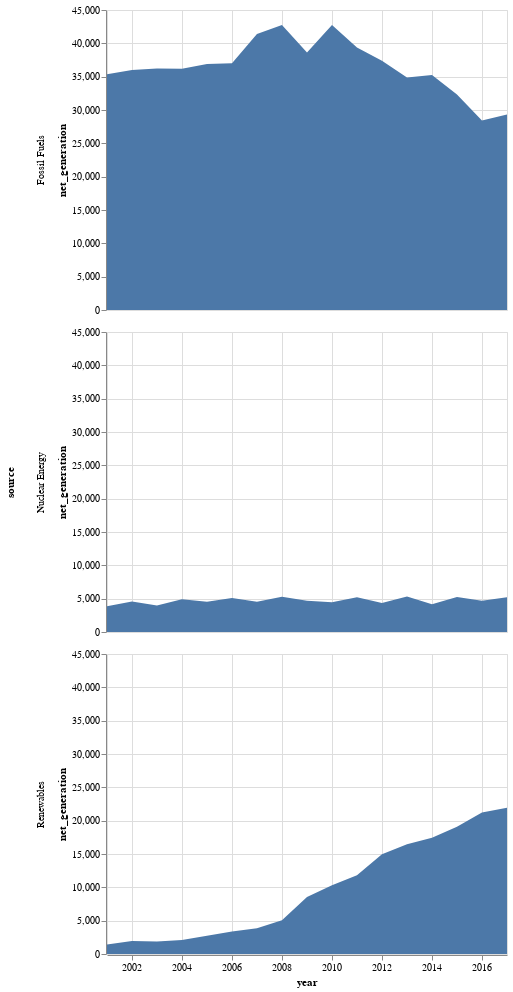

Source (notebook cell):
### Code cell
alt.Chart(data).mark_area().encode(
    x="year:T",
    y="net_generation:Q",
    row="source:N"
)

### Figure 1 — Vega-Lite specification as saved in the notebook (floating-point values rounded to 4 significant figures)
{"$schema": "https://vega.github.io/schema/vega-lite/v2.4.1.json", "config": {"view": {"height": 300, "width": 400}}, "data": {"values": [{"net_generation": 35361, "source": "Fossil Fuels", "year": "2001-01-01"}, {"net_generation": 35991, "source": "Fossil Fuels", "year": "2002-01-01"}, {"net_generation": 36234, "source": "Fossil Fuels", "year": "2003-01-01"}, {"net_generation": 36205, "source": "Fossil Fuels", "year": "2004-01-01"}, {"net_generation": 36883, "source": "Fossil Fuels", "year": "2005-01-01"}, {"net_generation": 37014, "source": "Fossil Fuels", "year": "2006-01-01"}, {"net_generation": 41389, "source": "Fossil Fuels", "year": "2007-01-01"}, {"net_generation": 42734, "source": "Fossil Fuels", "year": "2008-01-01"}, {"net_generation": 38620, "source": "Fossil Fuels", "year": "2009-01-01"}, {"net_generation": 42750, "source": "Fossil Fuels", "year": "2010-01-01"}, {"net_generation": 39361, "source": "Fossil Fuels", "year": "2011-01-01"}, {"net_generation": 37379, "source": "Fossil Fuels", "year": "2012-01-01"}, {"net_generation": 34873, "source": "Fossil Fuels", "year": "2013-01-01"}, {"net_generation": 35250, "source": "Fossil Fuels", "year": "2014-01-01"}, {"net_generation": 32319, "source": "Fossil Fuels", "year": "2015-01-01"}, {"net_generation": 28437, "source": "Fossil Fuels", "year": "2016-01-01"}, {"net_generation": 29329, "source": "Fossil Fuels", "year": "2017-01-01"}, {"net_generation": 3853, "source": "Nuclear Energy", "year": "2001-01-01"}, {"net_generation": 4574, "source": "Nuclear Energy", "year": "2002-01-01"}, {"net_generation": 3988, "source": "Nuclear Energy", "year": "2003-01-01"}, {"net_generation": 4929, "source": "Nuclear Energy", "year": "2004-01-01"}, {"net_generation": 4538, "source": "Nuclear Energy", "year": "2005-01-01"}, {"net_generation": 5095, "source": "Nuclear Energy", "year": "2006-01-01"}, {"net_generation": 4519, "source": "Nuclear Energy", "year": "2007-01-01"}, {"net_generation": 5282, "source": "Nuclear Energy", "year": "2008-01-01"}, {"net_generation": 4679, "source": "Nuclear Energy", "year": "2009-01-01"}, {"net_generation": 4451, "source": "Nuclear Energy", "year": "2010-01-01"}, {"net_generation": 5215, "source": "Nuclear Energy", "year": "2011-01-01"}, {"net_generation": 4347, "source": "Nuclear Energy", "year": "2012-01-01"}, {"net_generation": 5321, "source": "Nuclear Energy", "year": "2013-01-01"}, {"net_generation": 4152, "source": "Nuclear Energy", "year": "2014-01-01"}, {"net_generation": 5243, "source": "Nuclear Energy", "year": "2015-01-01"}, {"net_generation": 4703, "source": "Nuclear Energy", "year": "2016-01-01"}, {"net_generation": 5214, "source": "Nuclear Energy", "year": "2017-01-01"}, {"net_generation": 1437, "source": "Renewables", "year": "2001-01-01"}, {"net_generation": 1963, "source": "Renewables", "year": "2002-01-01"}, {"net_generation": 1885, "source": "Renewables", "year": "2003-01-01"}, {"net_generation": 2102, "source": "Renewables", "year": "2004-01-01"}, {"net_generation": 2724, "source": "Renewables", "year": "2005-01-01"}, {"net_generation": 3364, "source": "Renewables", "year": "2006-01-01"}, {"net_generation": 3870, "source": "Renewables", "year": "2007-01-01"}, {"net_generation": 5070, "source": "Renewables", "year": "2008-01-01"}, {"net_generation": 8560, "source": "Renewables", "year": "2009-01-01"}, {"net_generation": 10308, "source": "Renewables", "year": "2010-01-01"}, {"net_generation": 11795, "source": "Renewables", "year": "2011-01-01"}, {"net_generation": 14949, "source": "Renewables", "year": "2012-01-01"}, {"net_generation": 16476, "source": "Renewables", "year": "2013-01-01"}, {"net_generation": 17452, "source": "Renewables", "year": "2014-01-01"}, {"net_generation": 19091, "source": "Renewables", "year": "2015-01-01"}, {"net_generation": 21241, "source": "Renewables", "year": "2016-01-01"}, {"net_generation": 21933, "source": "Renewables", "year": "2017-01-01"}]}, "encoding": {"row": {"field": "source", "type": "nominal"}, "x": {"field": "year", "type": "temporal"}, "y": {"field": "net_generation", "type": "quantitative"}}, "mark": "area"}
